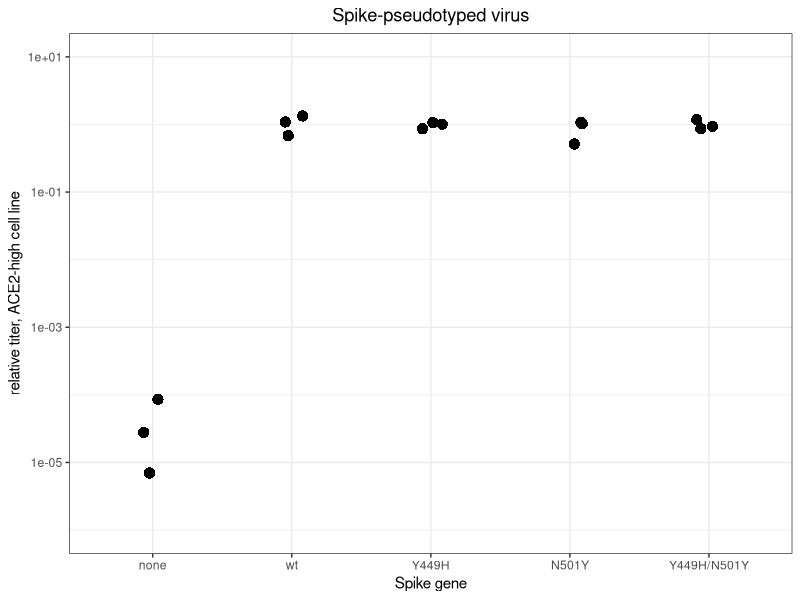
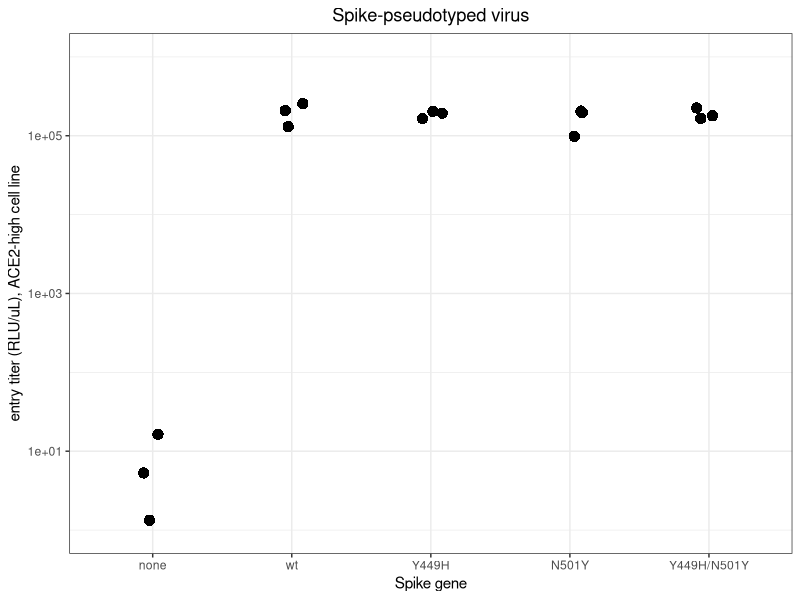
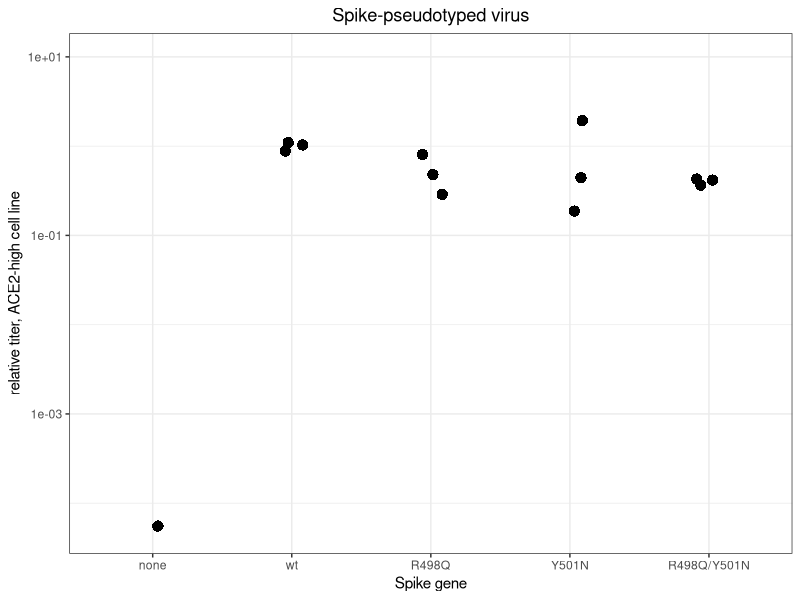
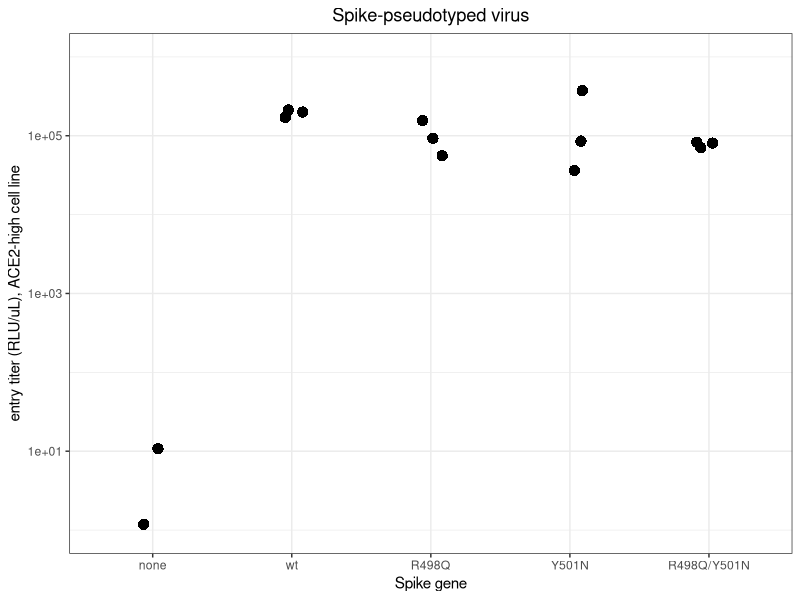
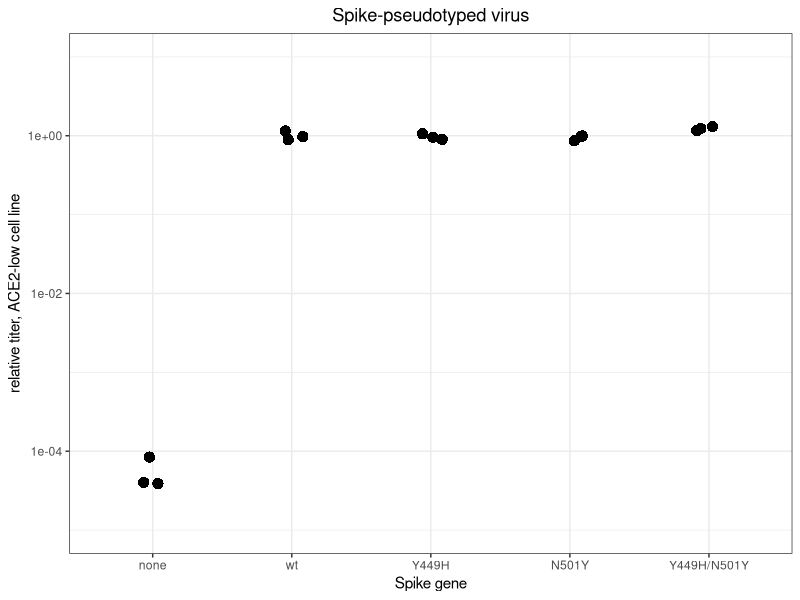
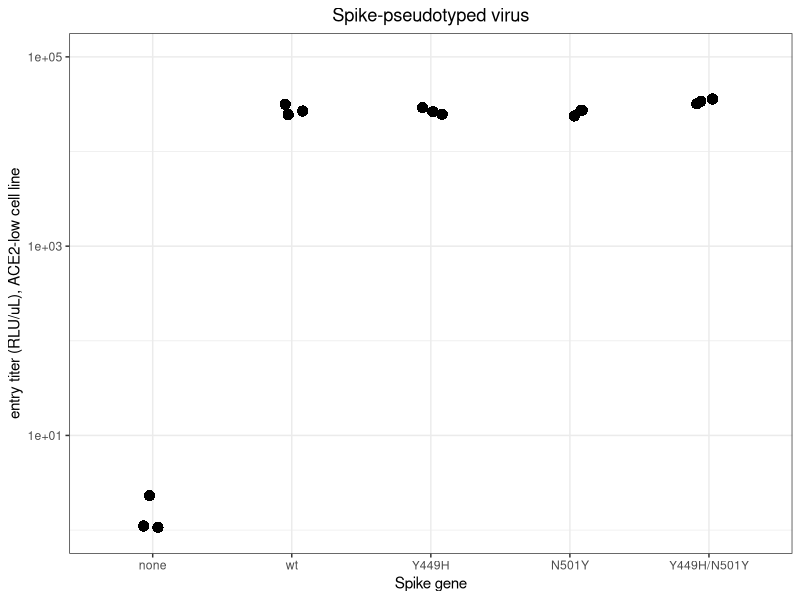
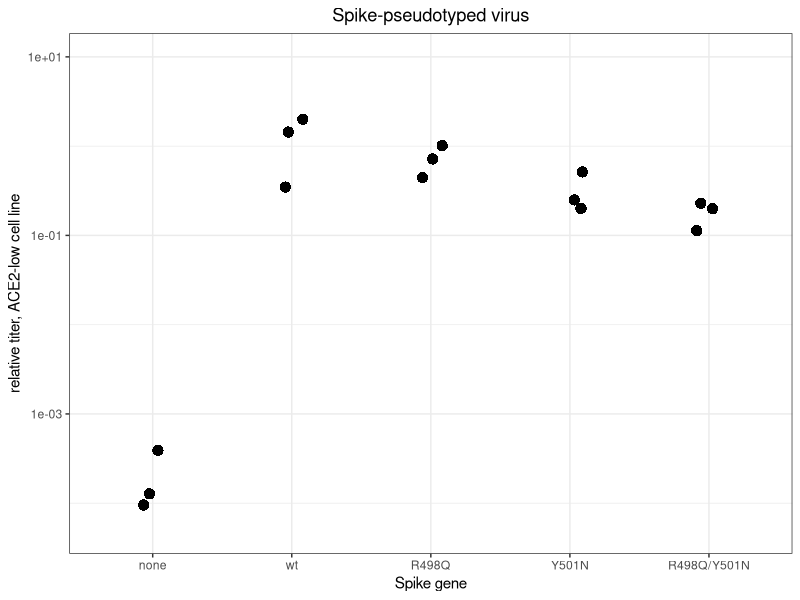
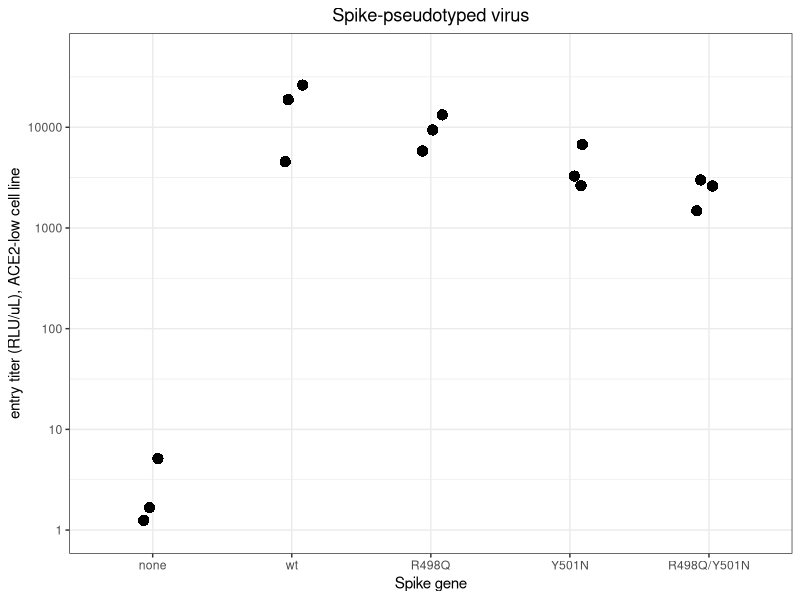

Recreate these plots in R, in order.
## ---- chunk 1
require("knitr")
knitr::opts_chunk$set(echo = T)
knitr::opts_chunk$set(dev.args = list(png = list(type = "cairo")))
#list of packages to install/load
packages = c("ggplot2", "data.table", "tidyverse", "dplyr", "gridExtra")
#install any packages not already installed
installed_packages <- packages %in% rownames(installed.packages())
if(any(installed_packages == F)){
  install.packages(packages[!installed_packages])
}
#load packages
invisible(lapply(packages, library, character.only=T))
#make results directory
if(!file.exists("results")){
 dir.create(file.path("results"))
}
## ---- chunk 2
# The palette with grey:
cbPalette <- c("#999999", "#E69F00", "#56B4E9", "#009E73", "#F0E442", 
               "#0072B2", "#D55E00", "#CC79A7")
# The palette with black
cbbPalette <- c("#000000", "#E69F00", "#56B4E9", "#009E73", "#F0E442", 
                "#0072B2", "#D55E00", "#CC79A7")
## ---- chunk 3
dt <- read.csv(file="./titer_data/all_data.csv", stringsAsFactors=F)
head(dt)
## ---- chunk 4
dt_WH1 <- dt[dt$background=="WH1_D614G",] %>% mutate(genotype = factor(genotype, 
                                levels=c("none", "wt", 
                                         "Y449H", "N501Y", "Y449H/N501Y")))

ggplot(dt_WH1,
       aes(genotype, RLU_per_uL_ACE2hi/exp(mean(log(dt_WH1[dt_WH1$genotype=="wt","RLU_per_uL_ACE2hi"]))))
       ) +
  geom_point(size=3.5,
             shape=16,
             position=position_jitter(width = 0.1, height = 0, seed = 0)) +
  #geom_hline(yintercept=25/exp(mean(log(dt[dt$genotype=="wildtype" & dt$uL_virus=="50","virus_per_mL_stringent"]))), color="grey", linetype="dashed") + #Limit of detection
  scale_y_log10(lim=c(1e-6, 1e1)) +
  xlab("Spike gene") +
  ylab("relative titer, ACE2-high cell line") +
  theme_bw()  +
  ggtitle("Spike-pseudotyped virus") +
  theme(plot.title = element_text(hjust = 0.5))

ggsave(
  "./results/titers_D614G-cycle_ACE2hi.pdf",
  scale = 1,
  width = 6,
  height = 4,
  useDingbats=F
)
## ---- chunk 5
ggplot(dt_WH1,
       aes(genotype, RLU_per_uL_ACE2hi)) +
  geom_point(size=3.5,
             shape=16,
             position=position_jitter(width = 0.1, height = 0, seed = 0)) +
  #geom_hline(yintercept=25/exp(mean(log(dt[dt$genotype=="wildtype" & dt$uL_virus=="50","virus_per_mL_stringent"]))), color="grey", linetype="dashed") + #Limit of detection
  scale_y_log10(lim=c(1e0, 1e6)) +
  xlab("Spike gene") +
  ylab("entry titer (RLU/uL), ACE2-high cell line") +
  theme_bw()  +
  ggtitle("Spike-pseudotyped virus") +
  theme(plot.title = element_text(hjust = 0.5))

ggsave(
  "./results/titers_D614G-cycle_absolute_ACE2hi.pdf",
  scale = 1,
  width = 6,
  height = 4,
  useDingbats=F
)
## ---- chunk 6
dt_omicron <- dt[dt$background=="omicron",] %>% mutate(genotype = factor(genotype, 
                                levels=c("none", "wt", 
                                         "R498Q", "Y501N", "R498Q/Y501N")))

ggplot(dt_omicron,
       aes(genotype, RLU_per_uL_ACE2hi/exp(mean(log(dt_omicron[dt_omicron$genotype=="wt","RLU_per_uL_ACE2hi"]))))
       ) +
  geom_point(size=3.5,
             shape=16,
             position=position_jitter(width = 0.1, height = 0, seed = 0)) +
  #geom_hline(yintercept=25/exp(mean(log(dt[dt$genotype=="wildtype" & dt$uL_virus=="50","virus_per_mL_stringent"]))), color="grey", linetype="dashed") + #Limit of detection
  scale_y_log10(lim=c(5e-5, 1e1)) +
  xlab("Spike gene") +
  ylab("relative titer, ACE2-high cell line") +
  theme_bw()  +
  ggtitle("Spike-pseudotyped virus") +
  theme(plot.title = element_text(hjust = 0.5))

ggsave(
  "./results/titers_omicron-cycle_ACE2hi.pdf",
  scale = 1,
  width = 6,
  height = 4,
  useDingbats=F
)
## ---- chunk 7
dt_omicron <- dt[dt$background=="omicron",] %>% mutate(genotype = factor(genotype, 
                                levels=c("none", "wt", 
                                         "R498Q", "Y501N", "R498Q/Y501N")))

ggplot(dt_omicron,
       aes(genotype, RLU_per_uL_ACE2hi)) +
  geom_point(size=3.5,
             shape=16,
             position=position_jitter(width = 0.1, height = 0, seed = 0)) +
  #geom_hline(yintercept=25/exp(mean(log(dt[dt$genotype=="wildtype" & dt$uL_virus=="50","virus_per_mL_stringent"]))), color="grey", linetype="dashed") + #Limit of detection
  scale_y_log10(lim=c(1e0, 1e6)) +
  xlab("Spike gene") +
  ylab("entry titer (RLU/uL), ACE2-high cell line") +
  theme_bw()  +
  ggtitle("Spike-pseudotyped virus") +
  theme(plot.title = element_text(hjust = 0.5))

ggsave(
  "./results/titers_omicron-cycle_absolute_ACE2hi.pdf",
  scale = 1,
  width = 6,
  height = 4,
  useDingbats=F
)
## ---- chunk 8

ggplot(dt_WH1,
       aes(genotype, RLU_per_uL_ACE2lo/exp(mean(log(dt_WH1[dt_WH1$genotype=="wt","RLU_per_uL_ACE2lo"]))))
       ) +
  geom_point(size=3.5,
             shape=16,
             position=position_jitter(width = 0.1, height = 0, seed = 0)) +
  #geom_hline(yintercept=25/exp(mean(log(dt[dt$genotype=="wildtype" & dt$uL_virus=="50","virus_per_mL_stringent"]))), color="grey", linetype="dashed") + #Limit of detection
  scale_y_log10(lim=c(1e-5, 1e1)) +
  xlab("Spike gene") +
  ylab("relative titer, ACE2-low cell line") +
  theme_bw()  +
  ggtitle("Spike-pseudotyped virus") +
  theme(plot.title = element_text(hjust = 0.5))

ggsave(
  "./results/titers_D614G-cycle_ACE2lo.pdf",
  scale = 1,
  width = 6,
  height = 4,
  useDingbats=F
)
## ---- chunk 9
ggplot(dt_WH1,
       aes(genotype, RLU_per_uL_ACE2lo)) +
  geom_point(size=3.5,
             shape=16,
             position=position_jitter(width = 0.1, height = 0, seed = 0)) +
  #geom_hline(yintercept=25/exp(mean(log(dt[dt$genotype=="wildtype" & dt$uL_virus=="50","virus_per_mL_stringent"]))), color="grey", linetype="dashed") + #Limit of detection
  scale_y_log10(lim=c(1e0, 1e5)) +
  xlab("Spike gene") +
  ylab("entry titer (RLU/uL), ACE2-low cell line") +
  theme_bw()  +
  ggtitle("Spike-pseudotyped virus") +
  theme(plot.title = element_text(hjust = 0.5))

ggsave(
  "./results/titers_D614G-cycle_absolute_ACE2lo.pdf",
  scale = 1,
  width = 6,
  height = 4,
  useDingbats=F
)
## ---- chunk 10
dt_omicron <- dt[dt$background=="omicron",] %>% mutate(genotype = factor(genotype, 
                                levels=c("none", "wt", 
                                         "R498Q", "Y501N", "R498Q/Y501N")))

ggplot(dt_omicron,
       aes(genotype, RLU_per_uL_ACE2lo/exp(mean(log(dt_omicron[dt_omicron$genotype=="wt","RLU_per_uL_ACE2lo"]))))
       ) +
  geom_point(size=3.5,
             shape=16,
             position=position_jitter(width = 0.1, height = 0, seed = 0)) +
  #geom_hline(yintercept=25/exp(mean(log(dt[dt$genotype=="wildtype" & dt$uL_virus=="50","virus_per_mL_stringent"]))), color="grey", linetype="dashed") + #Limit of detection
  scale_y_log10(lim=c(5e-5, 1e1)) +
  xlab("Spike gene") +
  ylab("relative titer, ACE2-low cell line") +
  theme_bw()  +
  ggtitle("Spike-pseudotyped virus") +
  theme(plot.title = element_text(hjust = 0.5))

ggsave(
  "./results/titers_omicron-cycle_ACE2lo.pdf",
  scale = 1,
  width = 6,
  height = 4,
  useDingbats=F
)
## ---- chunk 11
dt_omicron <- dt[dt$background=="omicron",] %>% mutate(genotype = factor(genotype, 
                                levels=c("none", "wt", 
                                         "R498Q", "Y501N", "R498Q/Y501N")))

ggplot(dt_omicron,
       aes(genotype, RLU_per_uL_ACE2lo)) +
  geom_point(size=3.5,
             shape=16,
             position=position_jitter(width = 0.1, height = 0, seed = 0)) +
  #geom_hline(yintercept=25/exp(mean(log(dt[dt$genotype=="wildtype" & dt$uL_virus=="50","virus_per_mL_stringent"]))), color="grey", linetype="dashed") + #Limit of detection
  scale_y_log10(lim=c(1e0, 5e4)) +
  xlab("Spike gene") +
  ylab("entry titer (RLU/uL), ACE2-low cell line") +
  theme_bw()  +
  ggtitle("Spike-pseudotyped virus") +
  theme(plot.title = element_text(hjust = 0.5))

ggsave(
  "./results/titers_omicron-cycle_absolute_ACE2lo.pdf",
  scale = 1,
  width = 6,
  height = 4,
  useDingbats=F
)
## ---- chunk 12
dt$RLU_per_pg_p24_ACE2hi <- dt$RLU_per_uL_ACE2hi * 1000 / dt$p24_pg_per_mL
dt$RLU_per_pg_p24_ACE2lo <- dt$RLU_per_uL_ACE2lo * 1000 / dt$p24_pg_per_mL
## ---- chunk 13
dt_WH1 <- dt[dt$background=="WH1_D614G",] %>% mutate(genotype = factor(genotype, 
                                levels=c("none", "wt", 
                                         "Y449H", "N501Y", "Y449H/N501Y")))

ggplot(dt_WH1,
       aes(genotype, RLU_per_pg_p24_ACE2hi)) +
  geom_point(size=3.5,
             shape=16,
             position=position_jitter(width = 0.1, height = 0, seed = 0)) +
  #geom_hline(yintercept=25/exp(mean(log(dt[dt$genotype=="wildtype" & dt$uL_virus=="50","virus_per_mL_stringent"]))), color="grey", linetype="dashed") + #Limit of detection
  scale_y_log10(lim=c(1e-3, 1e3)) +
  xlab("Spike gene") +
  ylab("entry titer (RLU/pg p24), ACE2-high cell line") +
  theme_bw()  +
  ggtitle("Spike-pseudotyped virus") +
  theme(plot.title = element_text(hjust = 0.5))

ggsave(
  "./results/titers_D614G-cycle_RLU-per-pg-p24_ACE2hi.pdf",
  scale = 1,
  width = 6,
  height = 4,
  useDingbats=F
)

## ---- chunk 14
dt_WH1 <- dt[dt$background=="WH1_D614G",] %>% mutate(genotype = factor(genotype, 
                                levels=c("none", "wt", 
                                         "Y449H", "N501Y", "Y449H/N501Y")))

ggplot(dt_WH1,
       aes(genotype, RLU_per_pg_p24_ACE2lo)) +
  geom_point(size=3.5,
             shape=16,
             position=position_jitter(width = 0.1, height = 0, seed = 0)) +
  #geom_hline(yintercept=25/exp(mean(log(dt[dt$genotype=="wildtype" & dt$uL_virus=="50","virus_per_mL_stringent"]))), color="grey", linetype="dashed") + #Limit of detection
  scale_y_log10(lim=c(1e-3, 1e2)) +
  xlab("Spike gene") +
  ylab("entry titer (RLU/pg p24), ACE2-low cell line") +
  theme_bw()  +
  ggtitle("Spike-pseudotyped virus") +
  theme(plot.title = element_text(hjust = 0.5))

ggsave(
  "./results/titers_D614G-cycle_RLU-per-pg-p24_ACE2lo.pdf",
  scale = 1,
  width = 6,
  height = 4,
  useDingbats=F
)

## ---- chunk 15
dt_omicron <- dt[dt$background=="omicron",] %>% mutate(genotype = factor(genotype, 
                                levels=c("none", "wt", 
                                         "R498Q", "Y501N", "R498Q/Y501N")))

ggplot(dt_omicron,
       aes(genotype, RLU_per_pg_p24_ACE2hi)) +
  geom_point(size=3.5,
             shape=16,
             position=position_jitter(width = 0.1, height = 0, seed = 0)) +
  #geom_hline(yintercept=25/exp(mean(log(dt[dt$genotype=="wildtype" & dt$uL_virus=="50","virus_per_mL_stringent"]))), color="grey", linetype="dashed") + #Limit of detection
  scale_y_log10(lim=c(1e-5, 1e3)) +
  xlab("Spike gene") +
  ylab("entry titer (RLU/pg p24), ACE2-high cell line") +
  theme_bw()  +
  ggtitle("Spike-pseudotyped virus") +
  theme(plot.title = element_text(hjust = 0.5))

ggsave(
  "./results/titers_omicron-cycle_RLU-per-pg-p24_ACE2hi.pdf",
  scale = 1,
  width = 6,
  height = 4,
  useDingbats=F
)

## ---- chunk 16
ggplot(dt_omicron,
       aes(genotype, RLU_per_pg_p24_ACE2lo)) +
  geom_point(size=3.5,
             shape=16,
             position=position_jitter(width = 0.1, height = 0, seed = 0)) +
  #geom_hline(yintercept=25/exp(mean(log(dt[dt$genotype=="wildtype" & dt$uL_virus=="50","virus_per_mL_stringent"]))), color="grey", linetype="dashed") + #Limit of detection
  scale_y_log10(lim=c(8e-4, 1e2)) +
  xlab("Spike gene") +
  ylab("entry titer (RLU/pg p24), ACE2-low cell line") +
  theme_bw()  +
  ggtitle("Spike-pseudotyped virus") +
  theme(plot.title = element_text(hjust = 0.5))

ggsave(
  "./results/titers_omicron-cycle_RLU-per-pg-p24_ACE2lo.pdf",
  scale = 1,
  width = 6,
  height = 4,
  useDingbats=F
)

## ---- chunk 17
t.test(log10(dt_omicron[dt_omicron$genotype=="wt","RLU_per_pg_p24_ACE2hi"]),log10(dt_omicron[dt_omicron$genotype=="R498Q","RLU_per_pg_p24_ACE2hi"]))
t.test(log10(dt_omicron[dt_omicron$genotype=="wt","RLU_per_pg_p24_ACE2hi"]),log10(dt_omicron[dt_omicron$genotype=="Y501N","RLU_per_pg_p24_ACE2hi"]))
t.test(log10(dt_omicron[dt_omicron$genotype=="wt","RLU_per_pg_p24_ACE2hi"]),log10(dt_omicron[dt_omicron$genotype=="R498Q/Y501N","RLU_per_pg_p24_ACE2hi"]))

t.test(log10(dt_omicron[dt_omicron$genotype=="R498Q","RLU_per_pg_p24_ACE2hi"]),log10(dt_omicron[dt_omicron$genotype=="Y501N","RLU_per_pg_p24_ACE2hi"]))
t.test(log10(dt_omicron[dt_omicron$genotype=="R498Q","RLU_per_pg_p24_ACE2hi"]),log10(dt_omicron[dt_omicron$genotype=="R498Q/Y501N","RLU_per_pg_p24_ACE2hi"]))

t.test(log10(dt_omicron[dt_omicron$genotype=="Y501N","RLU_per_pg_p24_ACE2hi"]),log10(dt_omicron[dt_omicron$genotype=="R498Q/Y501N","RLU_per_pg_p24_ACE2hi"]))


t.test(log10(dt_omicron[dt_omicron$genotype=="wt","RLU_per_pg_p24_ACE2lo"]),log10(dt_omicron[dt_omicron$genotype=="R498Q","RLU_per_pg_p24_ACE2lo"]))
t.test(log10(dt_omicron[dt_omicron$genotype=="wt","RLU_per_pg_p24_ACE2lo"]),log10(dt_omicron[dt_omicron$genotype=="Y501N","RLU_per_pg_p24_ACE2lo"]))
t.test(log10(dt_omicron[dt_omicron$genotype=="wt","RLU_per_pg_p24_ACE2lo"]),log10(dt_omicron[dt_omicron$genotype=="R498Q/Y501N","RLU_per_pg_p24_ACE2lo"]))

t.test(log10(dt_omicron[dt_omicron$genotype=="R498Q","RLU_per_pg_p24_ACE2lo"]),log10(dt_omicron[dt_omicron$genotype=="Y501N","RLU_per_pg_p24_ACE2lo"]))
t.test(log10(dt_omicron[dt_omicron$genotype=="R498Q","RLU_per_pg_p24_ACE2lo"]),log10(dt_omicron[dt_omicron$genotype=="R498Q/Y501N","RLU_per_pg_p24_ACE2lo"]))

t.test(log10(dt_omicron[dt_omicron$genotype=="Y501N","RLU_per_pg_p24_ACE2lo"]),log10(dt_omicron[dt_omicron$genotype=="R498Q/Y501N","RLU_per_pg_p24_ACE2lo"]))


t.test(log10(dt_omicron[dt_omicron$genotype=="wt","RLU_per_uL_ACE2hi"]),log10(dt_omicron[dt_omicron$genotype=="R498Q","RLU_per_uL_ACE2hi"]))
t.test(log10(dt_omicron[dt_omicron$genotype=="wt","RLU_per_uL_ACE2hi"]),log10(dt_omicron[dt_omicron$genotype=="Y501N","RLU_per_uL_ACE2hi"]))
t.test(log10(dt_omicron[dt_omicron$genotype=="wt","RLU_per_uL_ACE2hi"]),log10(dt_omicron[dt_omicron$genotype=="R498Q/Y501N","RLU_per_uL_ACE2hi"]))

t.test(log10(dt_omicron[dt_omicron$genotype=="R498Q","RLU_per_uL_ACE2hi"]),log10(dt_omicron[dt_omicron$genotype=="Y501N","RLU_per_uL_ACE2hi"]))
t.test(log10(dt_omicron[dt_omicron$genotype=="R498Q","RLU_per_uL_ACE2hi"]),log10(dt_omicron[dt_omicron$genotype=="R498Q/Y501N","RLU_per_uL_ACE2hi"]))

t.test(log10(dt_omicron[dt_omicron$genotype=="Y501N","RLU_per_uL_ACE2hi"]),log10(dt_omicron[dt_omicron$genotype=="R498Q/Y501N","RLU_per_uL_ACE2hi"]))


t.test(log10(dt_omicron[dt_omicron$genotype=="wt","RLU_per_uL_ACE2lo"]),log10(dt_omicron[dt_omicron$genotype=="R498Q","RLU_per_uL_ACE2lo"]))
t.test(log10(dt_omicron[dt_omicron$genotype=="wt","RLU_per_uL_ACE2lo"]),log10(dt_omicron[dt_omicron$genotype=="Y501N","RLU_per_uL_ACE2lo"]))
t.test(log10(dt_omicron[dt_omicron$genotype=="wt","RLU_per_uL_ACE2lo"]),log10(dt_omicron[dt_omicron$genotype=="R498Q/Y501N","RLU_per_uL_ACE2lo"]))

t.test(log10(dt_omicron[dt_omicron$genotype=="R498Q","RLU_per_uL_ACE2lo"]),log10(dt_omicron[dt_omicron$genotype=="Y501N","RLU_per_uL_ACE2lo"]))
t.test(log10(dt_omicron[dt_omicron$genotype=="R498Q","RLU_per_uL_ACE2lo"]),log10(dt_omicron[dt_omicron$genotype=="R498Q/Y501N","RLU_per_uL_ACE2lo"]))

t.test(log10(dt_omicron[dt_omicron$genotype=="Y501N","RLU_per_uL_ACE2lo"]),log10(dt_omicron[dt_omicron$genotype=="R498Q/Y501N","RLU_per_uL_ACE2lo"]))


